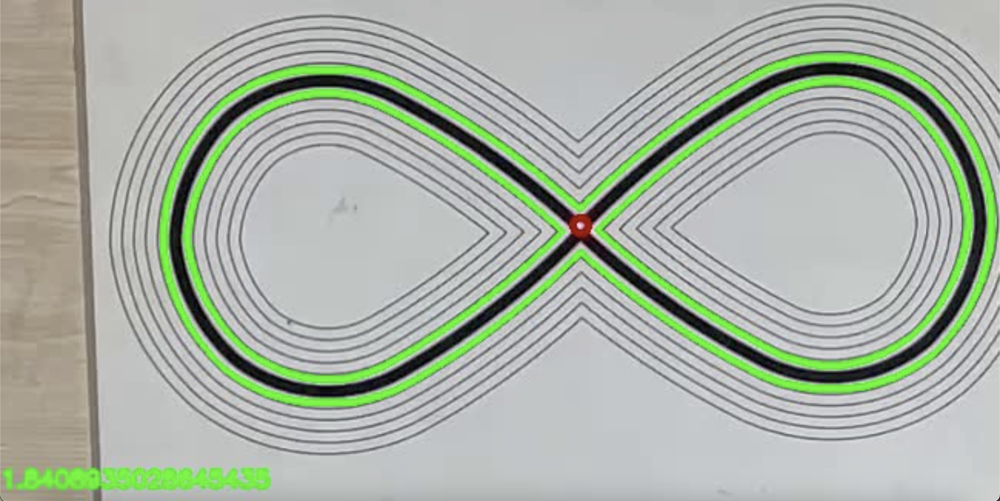
#> input picture image.png, 1000 x 501 px, shrunk from 2880 x 1442 before the run
$ python -i 'main copy.py'   (imports and definitions only)
#> lines starting #> are read from the running program, lines starting #| are printed output that depends on the picture; after the words box and inside, x2 and y2 are one past the last pixel; in counts of white or black regions, pixels touching at a corner belong together
#> further down, picture is the input picture: shape (501, 1000, 3); mean B, G, R 164.9, 177.8, 168.8
import cv2
import numpy as np
import matplotlib.pyplot as plt
import yaml

def find_pattern_zz(frame):
    # Convert the frame to hsv
    hsv_frame = cv2.cvtColor(frame, cv2.COLOR_BGR2HSV)
#> hsv_frame: shape (501, 1000, 3); mean H, S, V 78.6, 26, 180.3
    # set the lower and upper bound for thresholding,
    # you can plot the hsv frame by uncommenting the next line of code
    # And check the lower and upper color bounds
    # plt.imshow(hsv_frame)
    lower_green = np.array([30, 50, 10])
    upper_green = np.array([90, 255, 255])
    mask = cv2.inRange(hsv_frame, lower_green, upper_green)
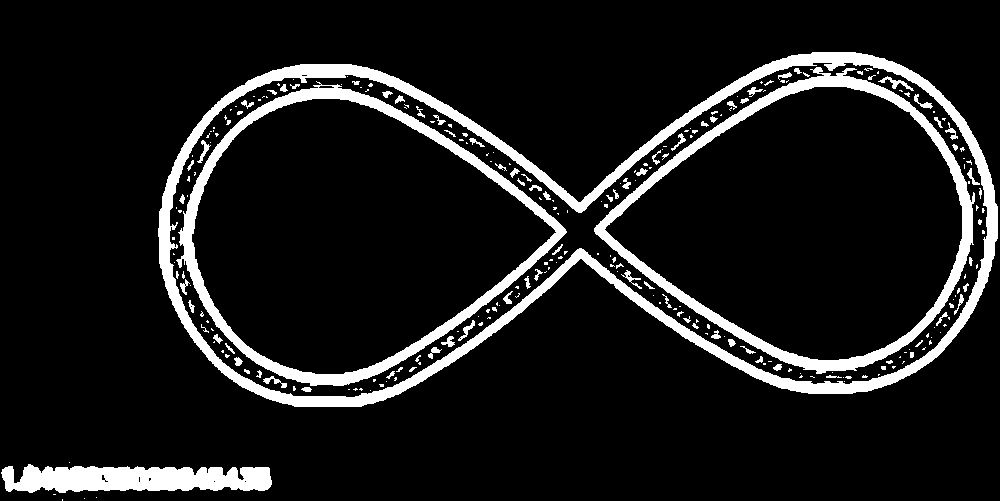
#> mask: shape (501, 1000); 10.5% white; 259 white regions (180 under 20 px), largest, box (x1, y1, x2, y2) and area: (158, 52, 998, 407) 22406, (176, 81, 567, 386) 9943, (594, 67, 975, 374) 9844
    kernel = np.ones((5, 5), np.uint8)
    # In order to help findContour function to find the pattern
    mask = cv2.erode(mask, kernel, iterations=1)
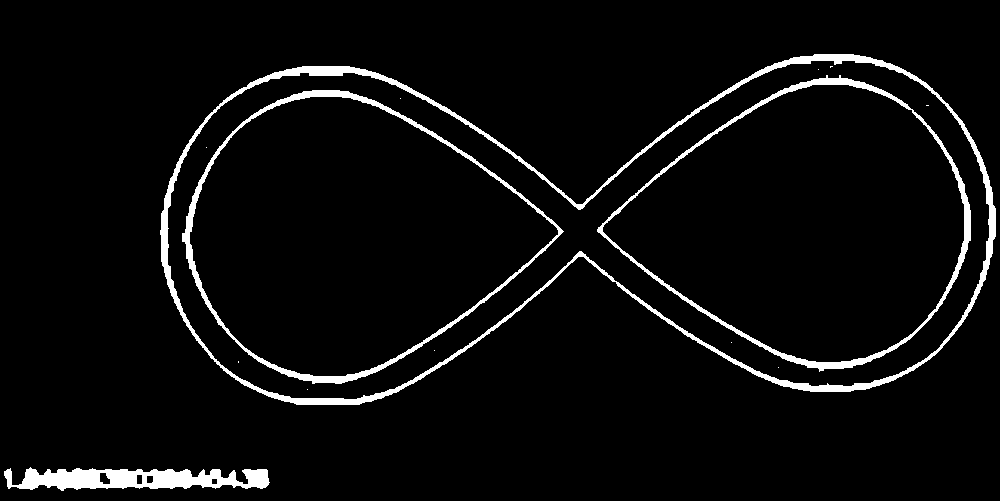
#> mask: shape (501, 1000); 4.7% white; 14 white regions (10 under 20 px), largest, box (x1, y1, x2, y2) and area: (160, 54, 996, 405) 10608, (182, 90, 564, 384) 4522, (597, 75, 971, 372) 4445, (4, 467, 270, 491) 3995
    mask = cv2.dilate(mask, kernel, iterations=1)
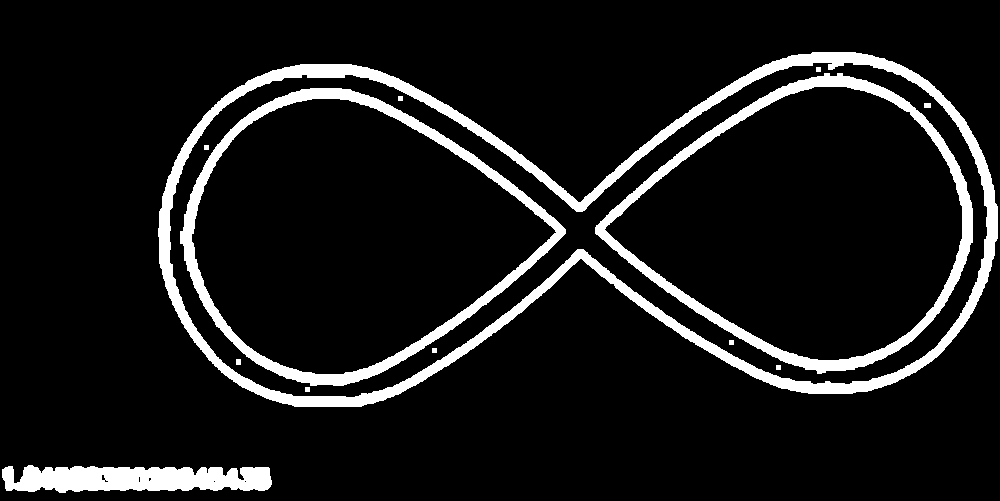
#> mask: shape (501, 1000); 9.5% white; 13 white regions
    # Find the contours and the hierarchy of them
    contours, hierarchy = cv2.findContours(mask, cv2.RETR_CCOMP, cv2.CHAIN_APPROX_NONE)
#> contours = 22 contours, 13 with area under 20; largest, box (x1, y1, x2, y2) and area: (158, 52, 998, 407) 209340, (169, 62, 988, 398) 189080, (180, 88, 566, 386) 76156, (595, 73, 973, 374) 74596, (191, 98, 557, 375) 67220
    # draws the contour on the first frame
    cv2.drawContours(frame, contours, -1, (0,255,0), 3)
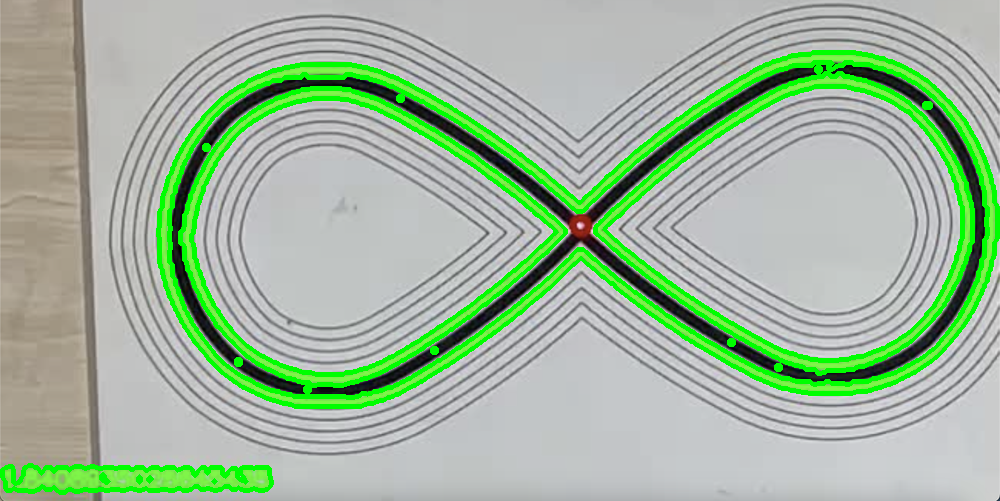
#> frame: shape (501, 1000, 3); 8.24% of pixels changed, all inside (x1, y1, x2, y2) = (0, 50, 1000, 495)
    return frame, contours, hierarchy

# [94 lines left out: functions find_pattern_inf, detect_bg_page, find_laser, cross_count, merge_contours, inside_out_algo, not called in this run]

# [73 lines not run here, left out]

>>> import cv2
>>> picture = cv2.imread('image.png')
>>> result = find_pattern_zz(picture)
#> result has the same summary as contours in find_pattern_zz
